Frame 1 (no input): blank canvas, image omitted
Frame 60 (the mouse pressed at the canvas centre just before this capture): blank canvas, image omitted
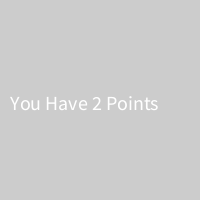
Frame 120 (the mouse held since frame 60 and released just before this capture)

The Processing sketch whose frames 1 and 60 were blank and that drew this single picture after the mouse press (run headless with seeded random() and noise(); from frame 60 on, the mouse is pressed at the canvas centre):

// Processing sketch: Card_Random
// ── Card_Random.pde
int Cards = 2;
int Types = 2;
int Draw = 1;
int Card;
Boolean MDown = false;
int TSize = 20;
int Points = 0;
int[] cardDrawn = new int[Cards*Types];
int cardCounter =0;



void setup(){
  size(200,200);
  frameRate(60);  
  clear();
}


void draw(){
  
  
  if (mousePressed && MDown == false){ 
    clear();
    MDown = true;
    for (int f=0; f < Draw; f++){
      int CNumber = (int)random(1,Cards+1);
      int Type = (int)random(1,Types+1);
      cardDrawn[cardCounter] = 100*Type + CNumber;
      int cardNow = cardDrawn[cardCounter];
      println("Now"+cardNow);
      for (int l=0;l<cardCounter;l++){
        println("l"+cardDrawn[l]);
        if (cardDrawn[l]==cardNow){
          println("ok");
          break;
        }
        
      }
      
      cardCounter++;
      println(cardDrawn);
      
      if (Type == 1){
        println("You drew",CNumber,"of Hearts");
      }
      if (Type == 2){
        println("You drew",CNumber,"of Spades");
      }
      if (Type == 3){
        println("You drew",CNumber,"of Diamonds");
      }
      if (Type == 4){
        println("You drew",CNumber,"of Clubs");
      }
      Points = Points+CNumber;
      if (Points <= 20){
        textSize(TSize);
        text("You Have "+Points+" Points",20-TSize/2,100+TSize/2);
      }
      if (Points >= 22){
        textSize(TSize);
        text("You Lose!",50-TSize/2,100+TSize/2);
      }
      if (Points == 21){
        textSize(TSize);
        text("You Win!",50-TSize/2,100+TSize/2);
      }
    }
      
  }
  if (MDown == true && !mousePressed){
      MDown = false;
  }
}
